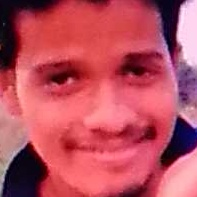
#> input picture image/Satesh_12.jpg, 197 x 197 px; its folder holds 4 pictures in this run
$ python consolidated_data.py
#> lines starting #> are read from the running program, lines starting #| are printed output that depends on the picture
import cv2
import os
import pickle
import numpy as np

data_dir = os.path.join(os.getcwd(),'clean_data')
img_dir = os.path.join(os.getcwd(),'image')


image_data = []
labels = []

for i in os.listdir(img_dir):
    image = cv2.imread(os.path.join(img_dir,i))
#> image is the input picture: shape (197, 197, 3); mean B, G, R 93.7, 77.6, 186.1
    image = cv2.resize(image,(100,100))
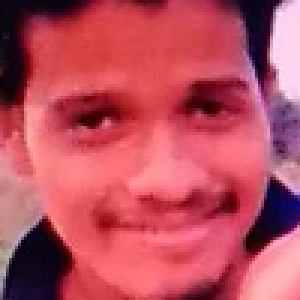
#> image: shape (100, 100, 3) (shown 3 times larger); mean B, G, R 93.6, 77.5, 185.9
    image = cv2.cvtColor(image,cv2.COLOR_BGR2GRAY)
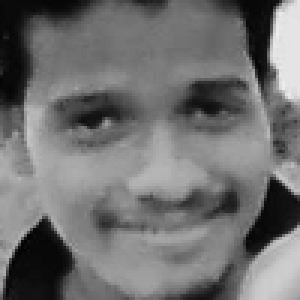
#> image: shape (100, 100) (shown 3 times larger); min 2, max 238, mean 111.8
    image_data.append(image)
    labels.append(str(i).split("_")[0])
#> pass 2 of the loop `for i in os.listdir(img_dir):`:
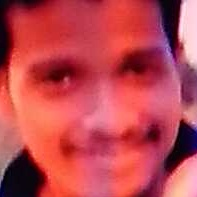
#> input picture image/Satesh_22.jpg, 197 x 197 px
#> image is the input picture: shape (197, 197, 3); mean B, G, R 80, 70, 189.8
#> `image = cv2.cvtColor(image,cv2.COLOR_BGR2GRAY)`:
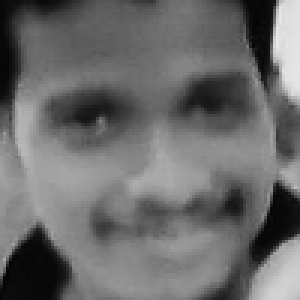
#> image: shape (100, 100) (shown 3 times larger); min 3, max 233, mean 106.8
#> pass 3 of the loop `for i in os.listdir(img_dir):`:
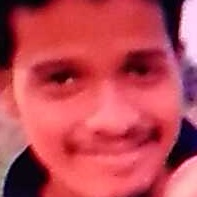
#> input picture image/Satesh_23.jpg, 197 x 197 px
#> image is the input picture: shape (197, 197, 3); mean B, G, R 83.7, 71.2, 192
#> `image = cv2.cvtColor(image,cv2.COLOR_BGR2GRAY)`:
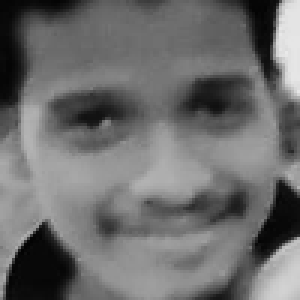
#> image: shape (100, 100) (shown 3 times larger); min 2, max 233, mean 108.6
#> the loop made 4 passes; the first 3 are shown

image_data = np.array(image_data)
labels = np.array(labels)


import matplotlib.pyplot as plt
#> (the run stopped early here; a loop or call above may not have finished)
